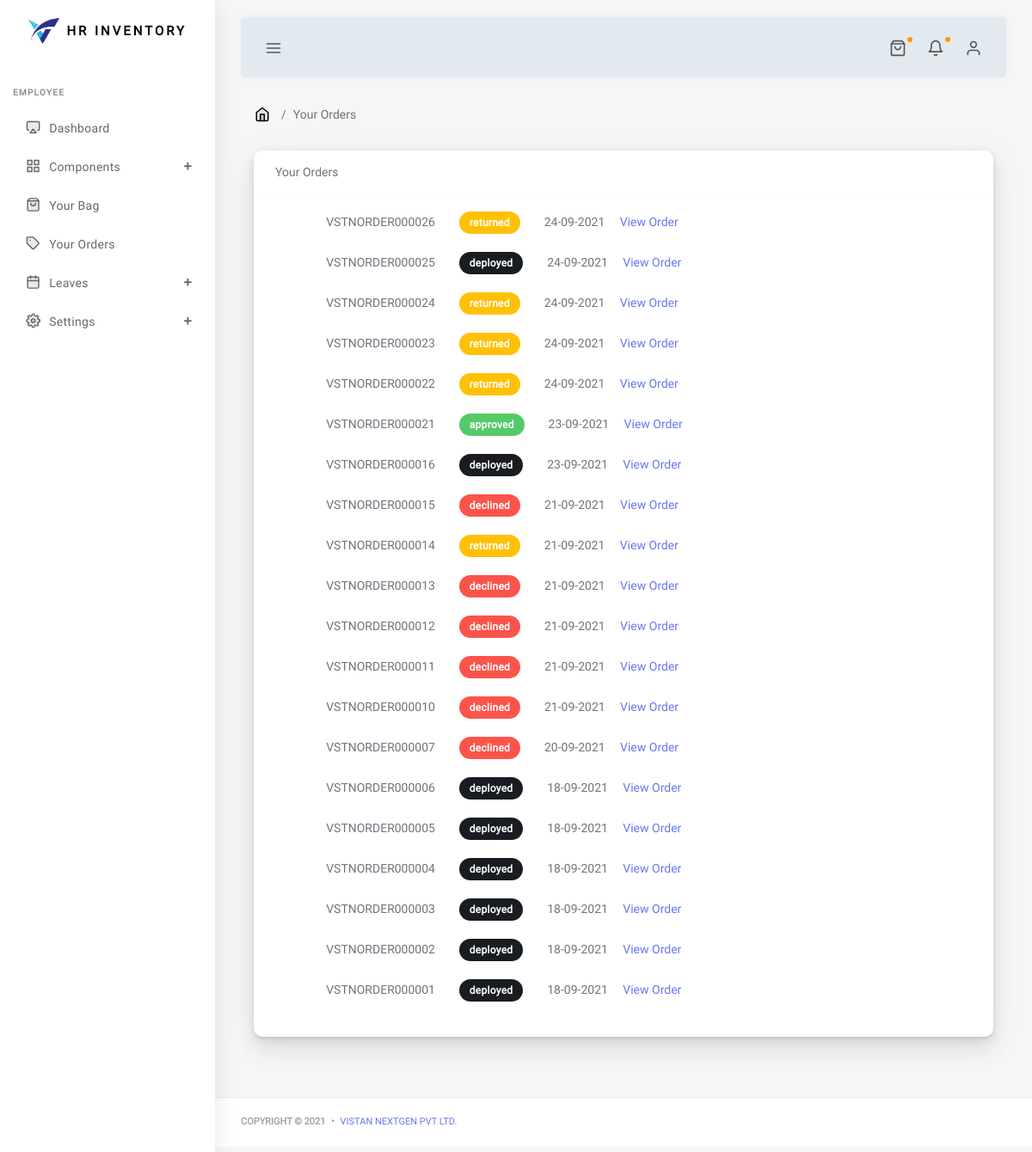
/order/orders/ (signed in), run on an earlier commit of the app's database.
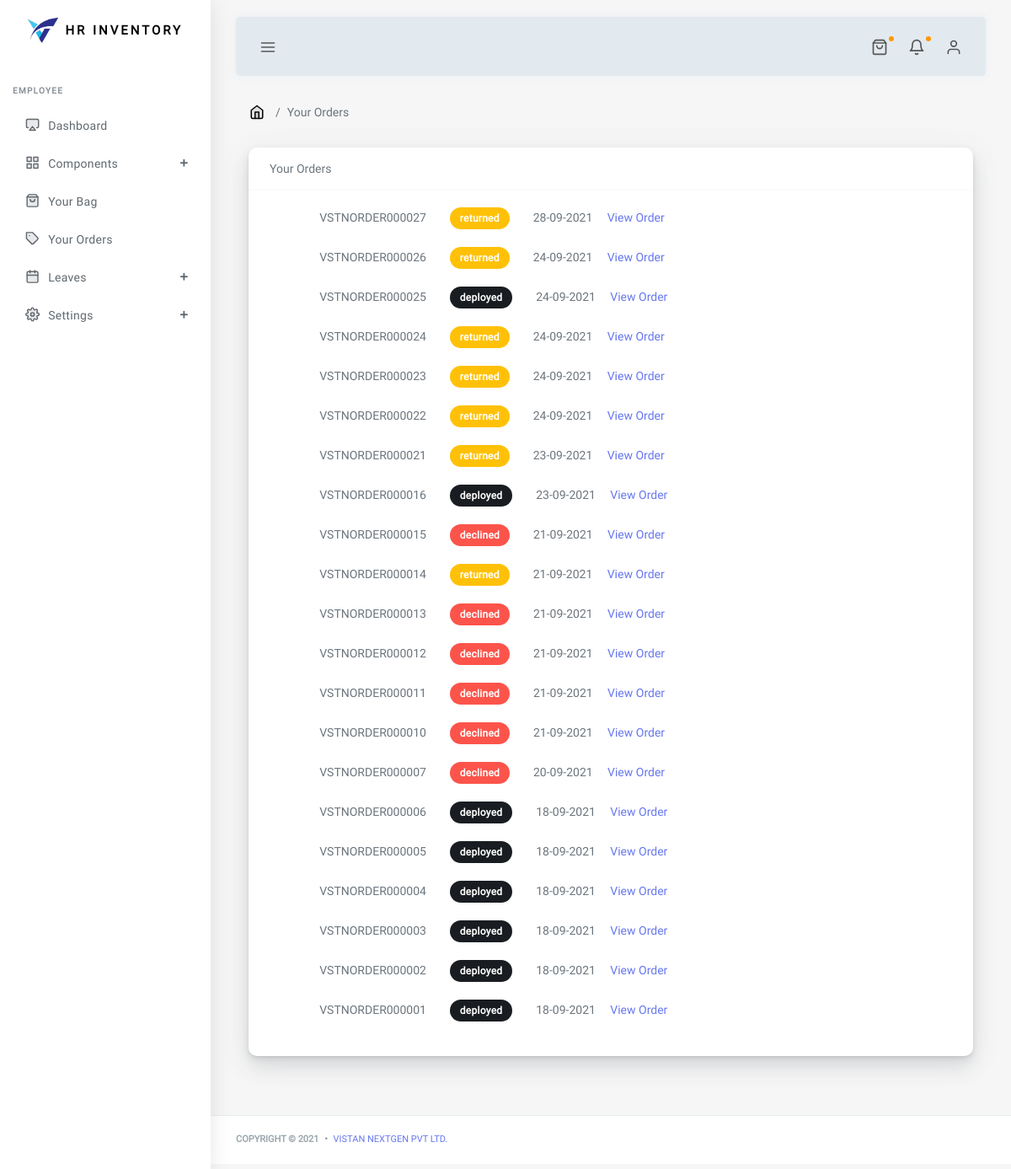
And on a later commit of the database.
### order/models.py (models this page shows)
class Order(models.Model):
    def auto_order_id():
        no = Order.objects.count()
        str1 = 'VSTNORDER'
        list2 = ['0','0','0','0','0', '0']
        item = no+1
        str_item = str(item)
        list_item = list(str_item)
        leng = len(list_item)
        con = 6-leng
        list2[con:] = list_item
        result = ''.join(map(str, list2))
        final = str1+result
        return final
    order_id = models.CharField(max_length = 25, unique = True, default=auto_order_id, editable = False)
    created_at = models.DateTimeField(auto_now_add = True)
    username = models.CharField(max_length =25, editable=False)
    email = models.CharField(max_length =100, editable=False)
    order_choices = (
        ('requested', 'requested'),
        ('approve', 'approve'),
        ('decline', 'decline'),
        ('deploy', 'deploy'),
        ('return', 'return'),
    )
    status = models.CharField(max_length = 50, choices = order_choices, default='requested')
    class Meta:
        verbose_name = 'Order'
        verbose_name_plural = 'Orders'
        ordering = ('-created_at',)
    def __str__(self):
        return str(self.order_id)

### order/views.py (the view)
# urls.py: path('orders/', views.user_orders, name = 'user-orders'),
@user_passes_test(is_employee)
def user_orders(request):
    orders = Order.objects.filter(username = request.user.username)
    print(orders)
    return render(request, 'order/orders.html', {'orders':orders})

### order/views.py (called while the page is built)
def is_employee(user):
    return user.groups.filter(name='employee').exists()

### order/templates/order/orders.html (shortened to what this page needs)
{% extends 'base.html' %}
{% load static %}
{% block content %}
      <div class="main-content">
        <section class="section">
          <ul class="breadcrumb breadcrumb-style ">
            <li class="breadcrumb-item">
              <a href="index-2.html">
                <i data-feather="home"></i></a>
            </li>
            <li class="breadcrumb-item active">Your Orders</li>
          </ul>
          {% if orders %}
          <div class="container">
            <div class="card">
              <div class="card-header">Your Orders</div>
              <div class="row">
                <div class="col-1">
                </div>
                <div class="col-9 card-body">
                  {% for i in orders%}
                    {{i.order_id}} &nbsp;&nbsp;&nbsp;&nbsp;&nbsp;&nbsp;
                    {% ifequal i.status 'approve' %}<div class="badge badge-success">{{i.status}}d</div> {% endifequal %}
                    {% ifequal i.status 'decline' %}<div class="badge badge-danger">{{i.status}}d</div> {% endifequal %}
                    {% ifequal i.status 'return' %}<div class="badge badge-warning">{{i.status}}ed</div> {% endifequal %}
                    {% ifequal i.status 'deploy' %}<div class="badge badge-dark">{{i.status}}ed</div> {% endifequal %}
                    &nbsp;&nbsp;&nbsp;&nbsp;&nbsp;&nbsp; {{i.created_at|date:"d-m-Y"}}
                    &nbsp;&nbsp;&nbsp;&nbsp;<a class="text-center" href="{% url 'order:order-detail' i.id %}">View Order</a> <br><br>
                  {% endfor %}
                </div>
                <div class="col-2"></div>
              </div>
             </div>
          </div>
          {% endif %}
        </section>
    </div>
{% endblock %}

What changed in the data, as far as the page shows it:
added Order: order_id "VSTNORDER000027", status "return", created_at "28-09-2021"
changed Order "VSTNORDER000021": status "approve" → "return"; text "d" → "ed"
